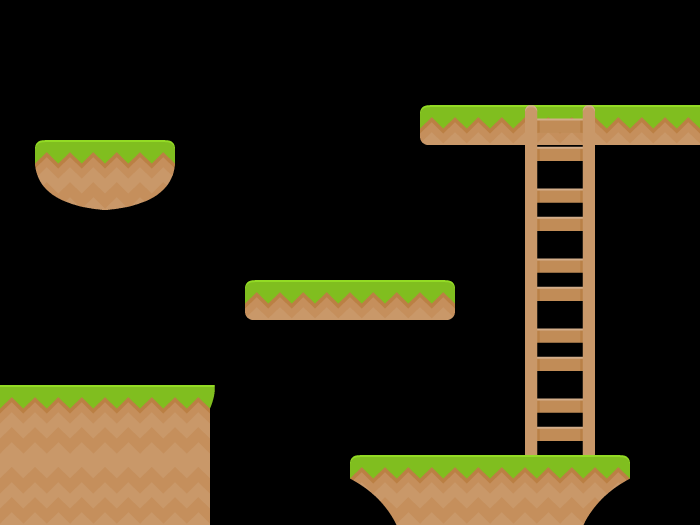

A 2D game scene composited from a Tiled map and its tileset images. What follows is a short description and the map's XML, with every tile layer's data as written:
An orthogonal 20x15 tile map with 35x35 px tiles, 3 tile layers (Tile Layer 1, platforms, ladder).

<map version="1.0" orientation="orthogonal" renderorder="right-down" width="20" height="15" tilewidth="35" tileheight="35" nextobjectid="1">
 <tileset firstgid="1" name="tileset" tilewidth="70" tileheight="70" spacing="2" margin="2" tilecount="196" columns="14">
  <image source="tileset.png" width="1024" height="1024" />
 </tileset>
 <layer name="Tile Layer 1" width="20" height="15">
  <data encoding="csv">
0,0,0,0,0,0,0,0,0,0,0,0,0,0,0,0,0,0,0,0,
0,0,0,0,0,0,0,0,0,0,0,0,0,0,0,0,0,0,0,0,
0,0,0,0,0,0,0,0,0,0,0,0,0,0,0,0,0,0,0,0,
0,0,0,0,0,0,0,0,0,0,0,0,0,0,0,0,0,0,0,0,
0,0,0,0,0,0,0,0,0,0,0,0,0,0,0,0,0,0,0,0,
0,0,0,0,0,0,0,0,0,0,0,0,0,0,0,0,0,0,0,0,
0,0,0,0,0,0,0,0,0,0,0,0,0,0,0,0,0,0,0,0,
0,0,0,0,0,0,0,0,0,0,0,0,0,0,0,0,0,0,0,0,
0,0,0,0,0,0,0,0,0,0,0,0,0,0,0,0,0,0,0,0,
0,0,0,0,0,0,0,0,0,0,0,0,0,0,0,0,0,0,0,0,
0,0,0,0,0,0,0,0,0,0,0,0,0,0,0,0,0,0,0,0,
0,0,0,0,0,0,0,0,0,0,0,0,0,0,0,0,0,0,0,0,
0,0,0,0,0,0,0,0,0,0,0,0,0,0,0,0,0,0,0,0,
0,0,0,0,0,0,0,0,0,0,0,0,0,0,0,0,0,0,0,0,
0,0,0,0,0,0,0,0,0,0,0,0,0,0,0,0,0,0,0,0
</data>
 </layer>
 <layer name="platforms" width="20" height="15">
  <data encoding="csv">
0,0,0,0,0,0,0,0,0,0,0,0,0,0,0,0,0,0,0,0,
0,0,0,0,0,0,0,0,0,0,0,0,0,0,0,0,0,0,0,0,
0,0,0,0,0,0,0,0,0,0,0,0,0,0,0,0,0,0,0,0,
0,0,0,0,0,0,0,0,0,0,0,0,0,0,0,0,0,0,0,0,
0,0,0,0,0,0,0,0,0,0,0,0,60,0,61,0,61,0,61,0,
0,74,0,75,0,0,0,0,0,0,0,0,0,0,0,0,0,0,0,0,
0,0,0,0,0,0,0,0,0,0,0,0,0,0,0,0,0,0,0,0,
0,0,0,0,0,0,0,0,0,0,0,0,0,0,0,0,0,0,0,0,
0,0,0,0,0,0,0,0,0,0,0,0,0,0,0,0,0,0,0,0,
0,0,0,0,0,0,0,60,0,61,0,62,0,0,0,0,0,0,0,0,
0,0,0,0,0,0,0,0,0,0,0,0,0,0,0,0,0,0,0,0,
0,0,0,0,0,0,0,0,0,0,0,0,0,0,0,0,0,0,0,0,
44,0,44,0,44,0,59,0,0,0,0,0,0,0,0,0,0,0,0,0,
0,0,0,0,0,0,0,0,0,0,0,0,0,0,0,0,0,0,0,0,
58,0,58,0,58,0,0,0,0,0,76,0,44,0,44,0,77,0,0,0
</data>
 </layer>
 <layer name="ladder" width="20" height="15">
  <data encoding="csv">
0,0,0,0,0,0,0,0,0,0,0,0,0,0,0,0,0,0,0,0,
0,0,0,0,0,0,0,0,0,0,0,0,0,0,0,0,0,0,0,0,
0,0,0,0,0,0,0,0,0,0,0,0,0,0,0,0,0,0,0,0,
0,0,0,0,0,0,0,0,0,0,0,0,0,0,0,0,0,0,0,0,
0,0,0,0,0,0,0,0,0,0,0,0,0,0,0,179,0,0,0,0,
0,0,0,0,0,0,0,0,0,0,0,0,0,0,0,0,0,0,0,0,
0,0,0,0,0,0,0,0,0,0,0,0,0,0,0,178,0,0,0,0,
0,0,0,0,0,0,0,0,0,0,0,0,0,0,0,0,0,0,0,0,
0,0,0,0,0,0,0,0,0,0,0,0,0,0,0,178,0,0,0,0,
0,0,0,0,0,0,0,0,0,0,0,0,0,0,0,0,0,0,0,0,
0,0,0,0,0,0,0,0,0,0,0,0,0,0,0,178,0,0,0,0,
0,0,0,0,0,0,0,0,0,0,0,0,0,0,0,0,0,0,0,0,
0,0,0,0,0,0,0,0,0,0,0,0,0,0,0,178,0,0,0,0,
0,0,0,0,0,0,0,0,0,0,0,0,0,0,0,0,0,0,0,0,
0,0,0,0,0,0,0,0,0,0,0,0,0,0,0,0,0,0,0,0
</data>
 </layer>
</map>
